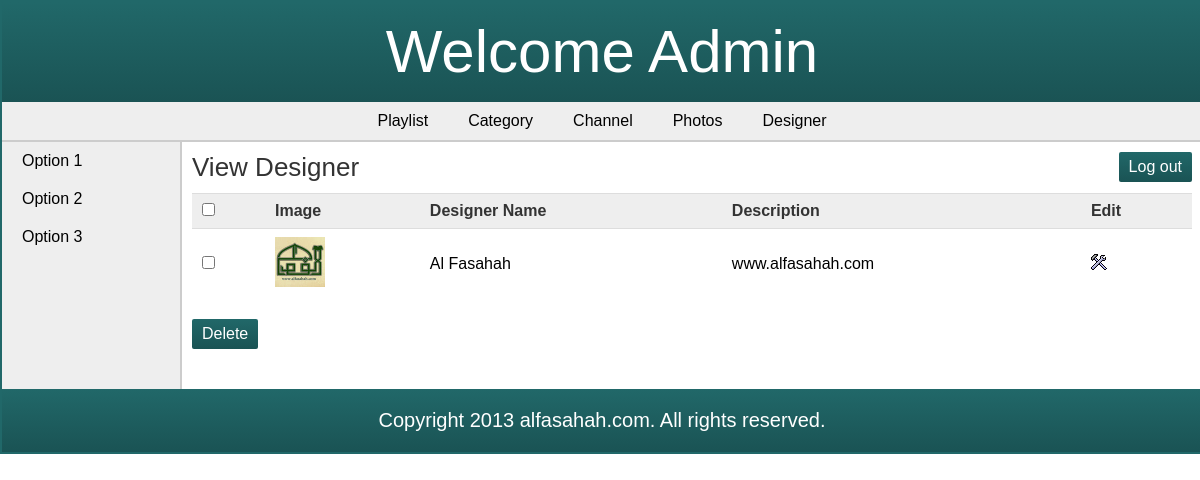
The page /admin/view_designer.php on the database its author committed.
### tables this page shows
CREATE TABLE IF NOT EXISTS `designer` (
  `designer_id` int(11) NOT NULL AUTO_INCREMENT,
  `designer_name` varchar(100) NOT NULL,
  `designer_desc` varchar(1000) DEFAULT NULL,
  `designer_image` varchar(1000) NOT NULL,
  PRIMARY KEY (`designer_id`)
);

### admin/view_designer.php (the view, shortened to what this page needs)
<?php
	require('../includes/config.php');
	$query_selectDesigner = "SELECT * FROM designer";
	$result_selectDesigner = $con->query($query_selectDesigner);
?>
<!DOCTYPE html>
<html>
<head>
	<link rel="stylesheet" href="../includes/main_style.css" >
</head>
<body>
	<?php
		include("../includes/header_admin.inc.php");
		include("../includes/nav_admin.inc.php");
		include("../includes/aside_admin.inc.php");
	?>
	<section>
		<h1>View Designer</h1>
		<?php if($result_selectDesigner->num_rows > 0){ ?>
		<form action="" method="POST" class="form" id="formDelete">
		<table class="table_displayData">
			<tr>
				<th> <input type="checkbox" onClick="toggle(this)" /> </th>
				<th> Image </th>
				<th> Designer Name </th>
				<th> Description </th>
				<th> Edit </th>
			</tr>
			<?php $i=1; while($row_selectDesigner = $result_selectDesigner->fetch_array()){ ?>
			<tr>
				<td> <input type="checkbox" name="chkId[]" value="<?php echo $row_selectDesigner['designer_id']; ?>" id="chk[]" /> </td>
				 <td> <img src="../images/images_designer/<?php echo $row_selectDesigner['designer_image']; ?>" height="50px" width="50px"> </td>
				<td> <?php echo $row_selectDesigner['designer_name']; ?> </td>
				<td> <?php echo $row_selectDesigner['designer_desc']; ?> </td>
				<td> <a href="edit_designer.php?id=<?php echo $row_selectDesigner['designer_id']; ?>"><img src="../images/edit.png" alt="edit" /></a> </td>
			</tr>
			<?php $i++; } ?>
		</table>
		<input type="button" value="Delete" class="submit_button" onclick="clicked();"/>
		</form>
		<?php } else { echo "<h2>No Designer found</h2>"; } ?>
	</section>
	<?php
		include("../includes/footer_admin.inc.php");
	?>
</body>
</html>

### includes/main_style.css (style rules this page uses)
* { font-family: arial,sans-serif; margin:0px; padding:0px; }
body { width:1200px; margin:auto; border:2px solid #216869; }
a { text-decoration:none; }
.submit_button { font-size:16px; margin-top:20px; margin-right:20px; padding:6px 10px; background:-webkit-linear-gradient(top,#216869,#1a5354); background: -moz-linear-gradient(top,#216869,#1a5354); filter: progid:DXImageTransform.Microsoft.Gradient(GradientType=0,StartColorStr='#216869',EndColorStr='#1a5354'); -ms-filter: "progid:DXImageTransform.Microsoft.Gradient(GradientType=0,StartColorStr='#216869',EndColorStr='#1a5354')"; background: -ms-linear-gradient(#216869, #1a5354); background-image:-webkit-gradient(linear, 50% 0%, 50% 100%, color-stop(0%, #216869), color-stop(100%, #1a5354)); border:none; color:white; -webkit-border-radius:2px; }
section { width:1000px; padding:10px; padding-bottom:40px; }
section h1 { margin-bottom:10px; font-weight:normal; color:#333; font-size: 26px; }
table { border-collapse: collapse; width:100%; }
.table_displayData td, .table_displayData th { border-top:1px solid #ddd; padding: 8px 10px; text-align: left; }
.table_displayData th { background-color:#eee; color:#333; }
td { border-left: 0px none; border-right: 0px none; }

### rows shown on the page
designer: designer_image (picture), designer_name "Al Fasahah", designer_desc "www.alfasahah.com"
